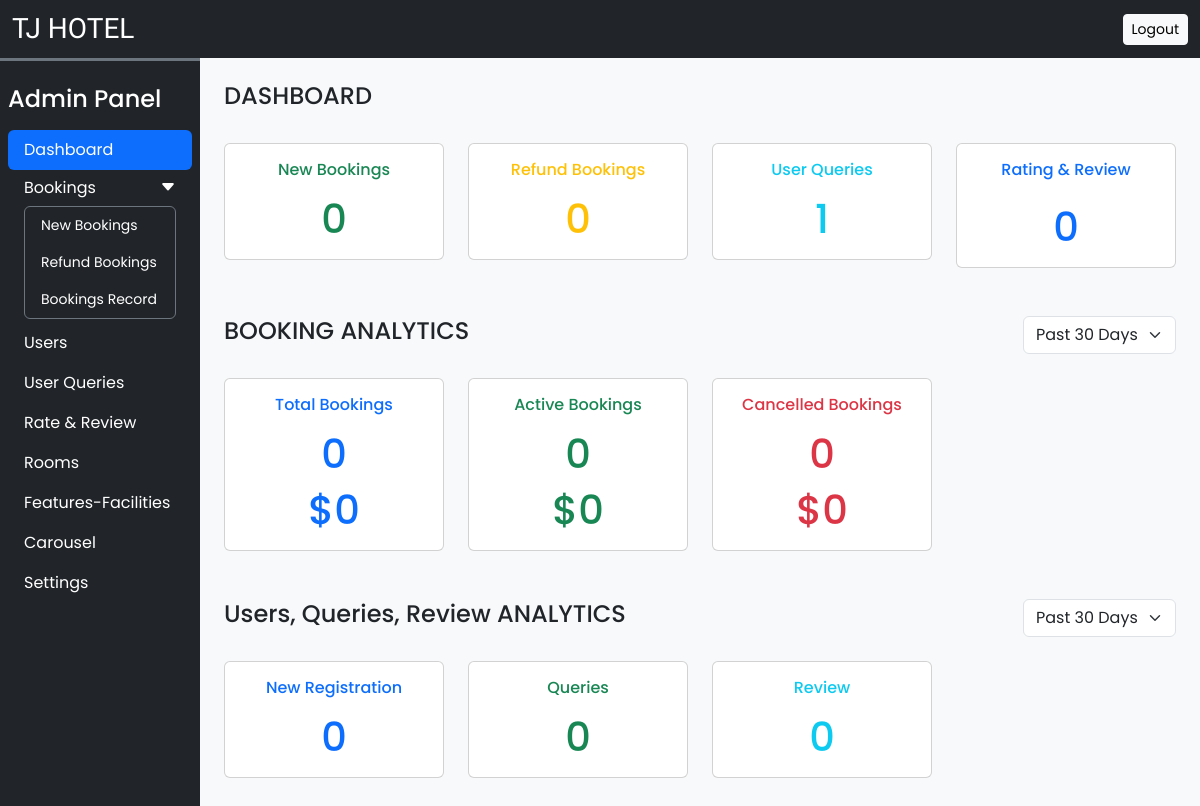
Before: /admin/dashboard (signed in) with the older database file.
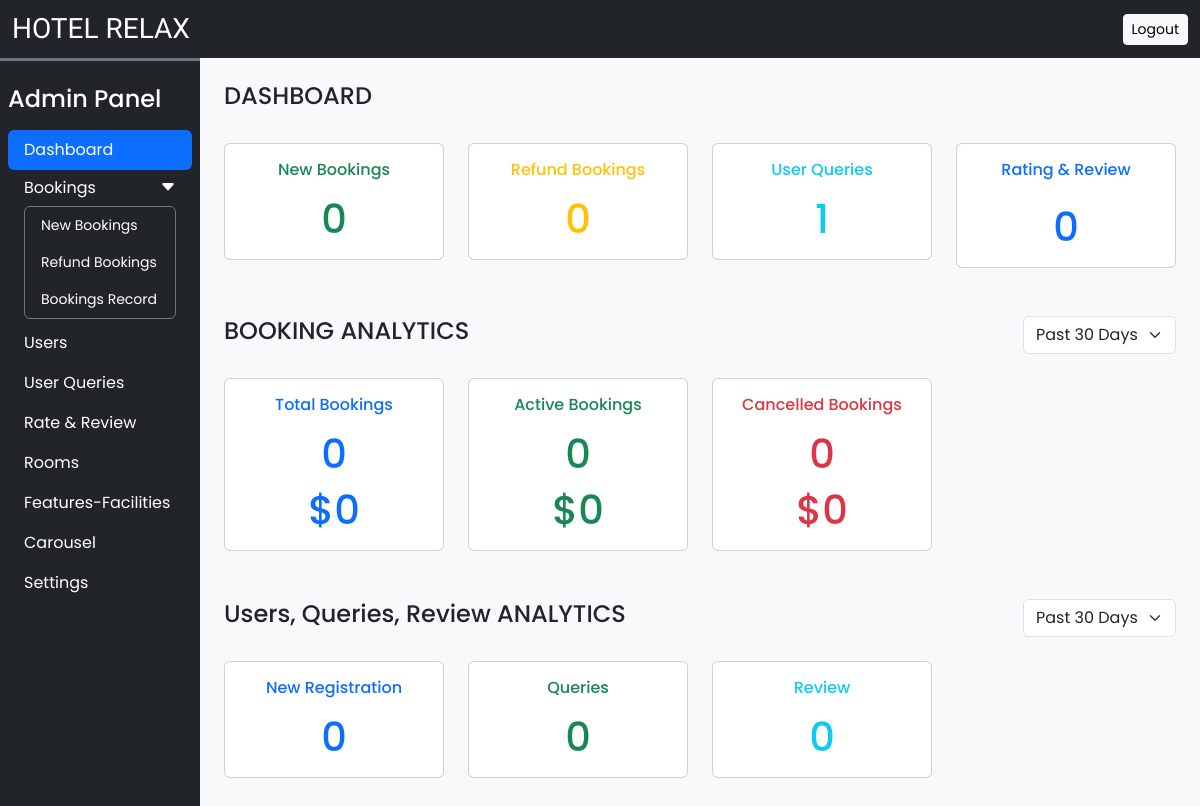
After: the same page with the newer database file.
### tables this page shows
CREATE TABLE `settings` (
  `id` int(11) NOT NULL,
  `site_title` varchar(255) DEFAULT NULL,
  `site_about` varchar(500) DEFAULT NULL,
  `shutdown` tinyint(1) NOT NULL
);

### admin/inc/config.php (called while the page is built, shortened)
<?php
function select($sql, $data_types, $values)
{
    $conn = $GLOBALS['conn'];
    $res = $conn->prepare($sql);
    $res->bind_param($data_types, ...$values);
    if($res->execute())
    {
        $result = $res->get_result();
        return $result;
    }
    else
    {
        $error = "Query execution failed - Select";
        $res->close();
        return $error;
    }
}
?>

### admin/inc/top.php (the view, shortened to what this page needs)
<?php
  require "inc/config.php";
  $setting_res = select("SELECT * FROM `settings` WHERE `id` = ?", 'i', [1]);
  $setting_row = $setting_res->fetch_assoc();
?>
<!DOCTYPE html>
<html lang="en">
<head>
    <?php require "inc/links.php"; ?>
</head>
<body class="bg-light">
  <section class="container-fluid py-2 bg-dark text-white d-flex align-items-center justify-content-between position-sticky top-0 z-2">
    <a href="dashboard" class="h-font text-white fs-3 text-decoration-none"><?= $setting_row['site_title'] ?></a>
    <a href="logout" class="btn btn-light btn-sm">Logout</a>
  </section>
  <div class="col-lg-2 bg-dark border-top border-3 border-secondary py-2 py-lg-3 px-2 customSideMenu">
    <nav id="nav-bar" class="navbar navbar-expand-lg bg-dark text-white">
        <div class="container-fluid flex-row flex-lg-column align-items-baseline p-0">
            <h4 class="my-0">Admin Panel</h4>
            <div class="collapse navbar-collapse flex-column align-items-stretch w-100" id="adminDropdown">
              <ul class="nav nav-pills flex-column mt-3">
                <li class="nav-item">
                  <a class="nav-link text-white" href="dashboard">Dashboard</a>
                </li>
                <li class="nav-item">
                  <button class="btn text-white w-100 d-flex align-items-center justify-content-between px-3 shadow-none border-0" type="button" data-bs-toggle="collapse" data-bs-target="#bookingList">
                    <span>Bookings</span>
                    <span><i class="bi bi-caret-down-fill"></i></span>
                  </button>
                  <div class="collapse show px-3 small mb-1" id="bookingList">
                    <ul class="nav nav-pills flex-column rounded border border-secondary">
                      <li class="nav-item">
                        <a class="nav-link text-white" href="new-bookings">New Bookings</a>
                      </li>
                      <li class="nav-item">
                        <a class="nav-link text-white" href="refund-bookings">Refund Bookings</a>
                      </li>
                      <li class="nav-item">
                        <a class="nav-link text-white" href="bookings-record">Bookings Record</a>
                      </li>
                    </ul>
                  </div>
                </li>
                <li class="nav-item">
                  <a class="nav-link text-white" href="users">Users</a>
                </li>
                <li class="nav-item">
                  <a class="nav-link text-white" href="user-queries">User Queries</a>
                </li>
                <li class="nav-item">
                  <a class="nav-link text-white" href="rate-review">Rate & Review</a>
                </li>
                <li class="nav-item">
                  <a class="nav-link text-white" href="rooms">Rooms</a>
                </li>
                <li class="nav-item">
                  <a class="nav-link text-white" href="features-facilities">Features-Facilities</a>
                </li>
                <li class="nav-item">
                  <a class="nav-link text-white" href="carousel">Carousel</a>
                </li>
                <li class="nav-item">
                  <a class="nav-link text-white" href="settings">Settings</a>
                </li>
              </ul>
            </div>
        </div>
    </nav>
  </div>

Changed rows visible on the page:
changed settings: site_title "TJ HOTEL" → "HOTEL RELAX"
